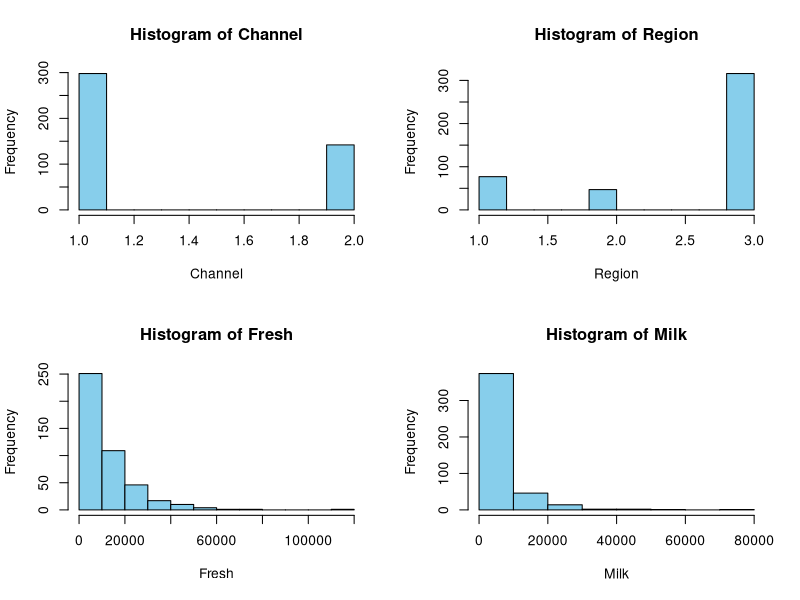
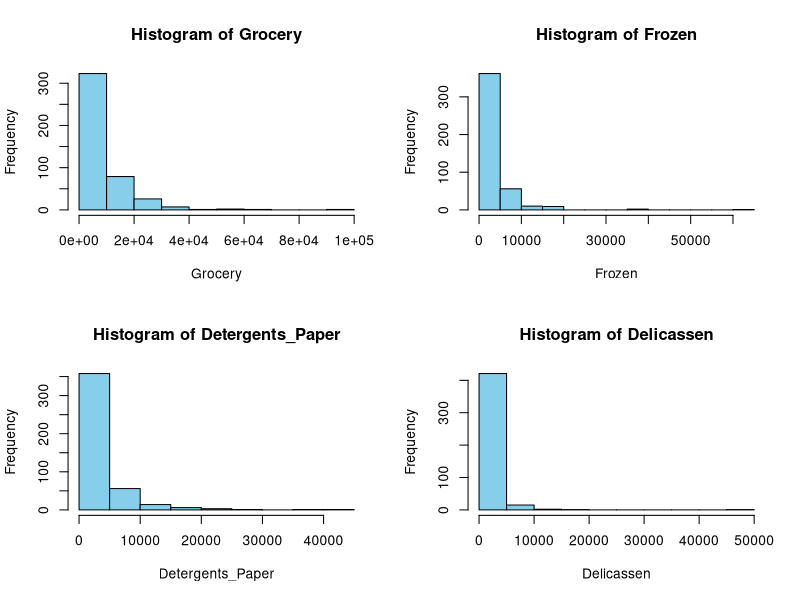
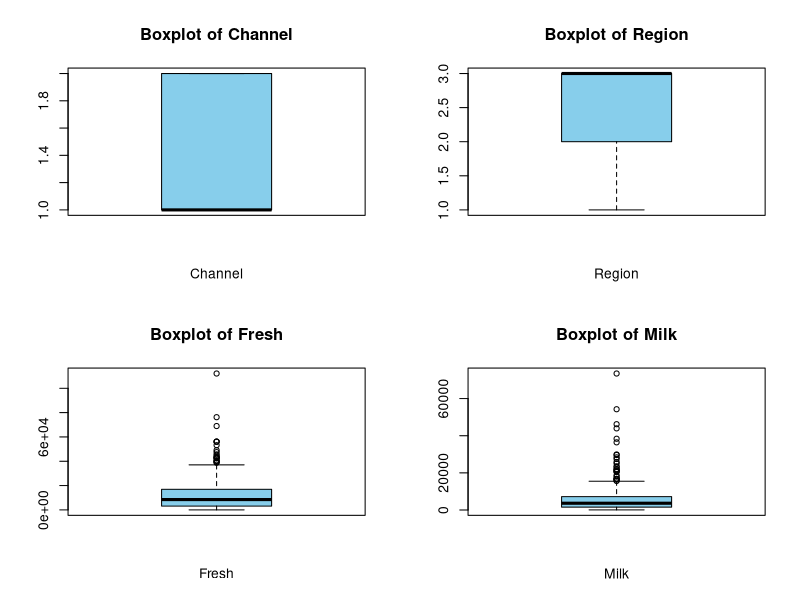
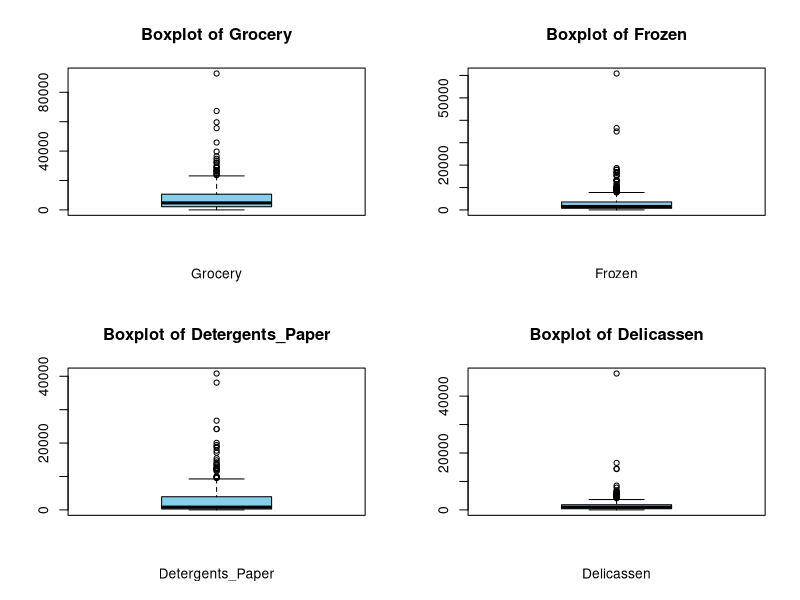
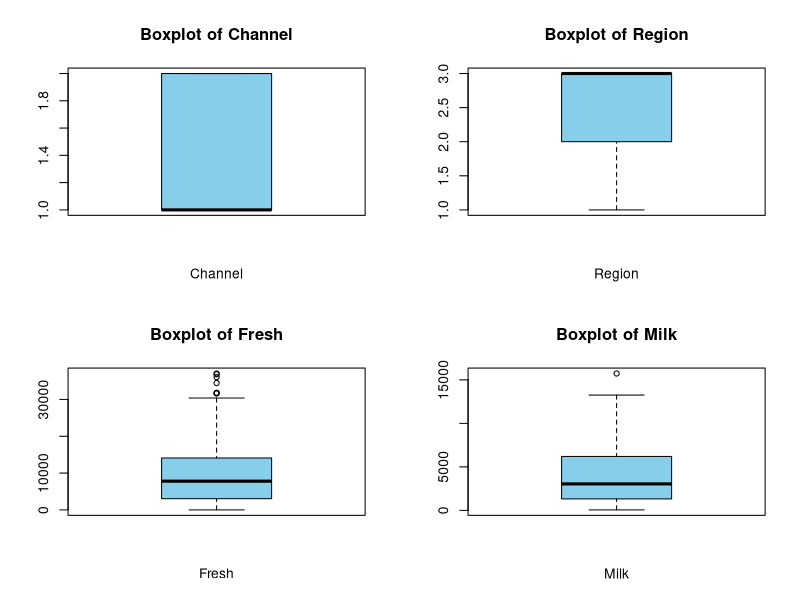
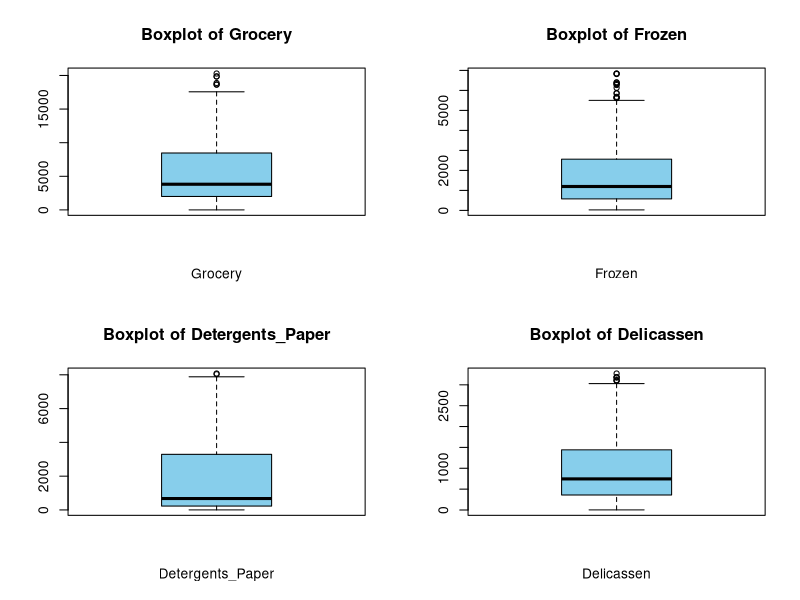
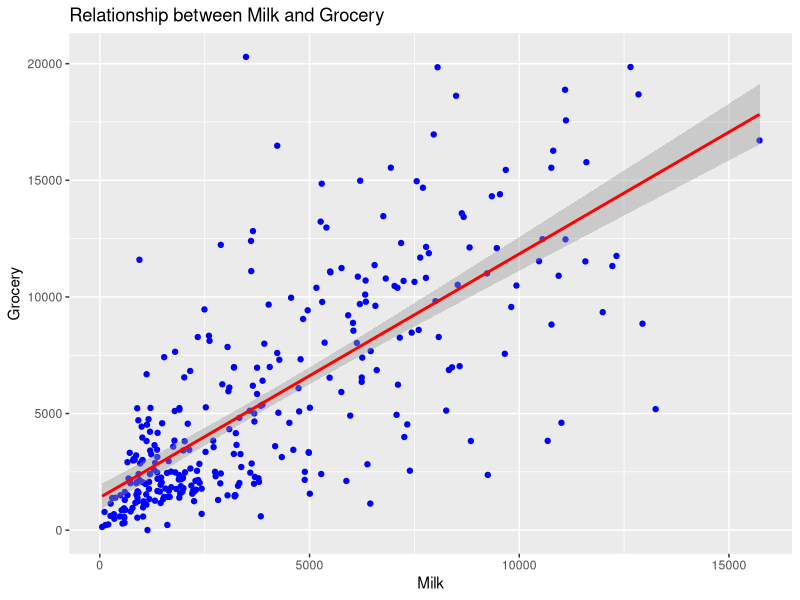
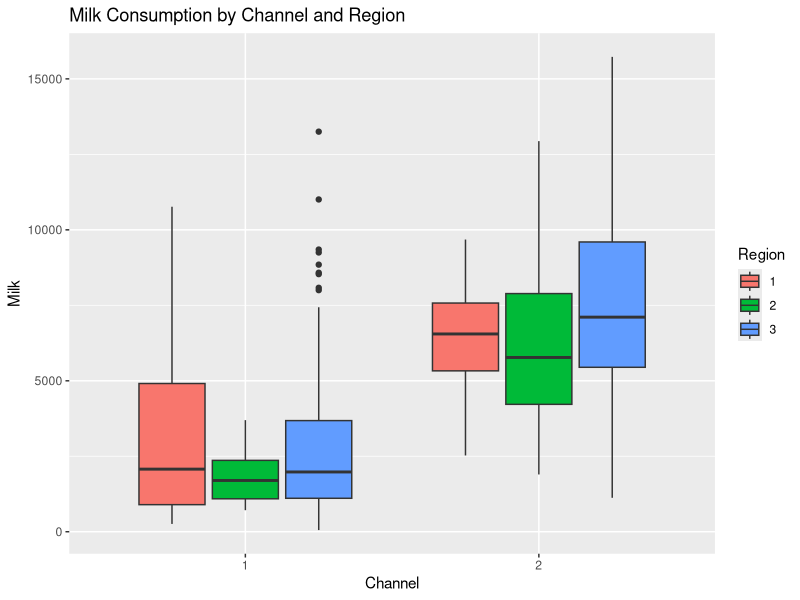

Write R code to recreate these figures, in order.

# setting the working directory
setwd("C:/Users/STUDENTS/Documents/EMMANUEL NSUBUGA")

      
# importing the neccessary libraries  
library(tidyverse)
library(tidyr)
library(tidyselect)
library(ggplot2)
library(data.table)
library(readxl)
library(readr)
library(psych)
library(writexl)


  
## A. Transform the dataset to by handling any anomalies [10 Marks].

## B. Save the transformed dataset both as an R dataframe and as an excel file labelled "Q12". [5 Marks]

## C. Explore the above dataframe and highlight key descriptive statistics about only four of the variables. [15 Marks]

## D. What is the relationship between two continuous variables? (Back this up with justifiable statistical results) [15 Marks]

## E. What is the relationship between two categorical and one continuous variable?  (Back this up with justifiable statistical results) [15 Marks]


### Answers

# A - using wholesale dataset ----

# reading the dataset ----

wholesale <- read_excel("Wholesale_customers_data.xls")

View(wholesale)

# checking for the columns of our datasets -----
names(wholesale)


## According to the structure of our dataset, all the columns are numerical

### Understanding the structure of my data set ----
## Shape of the data-----
dim(wholesale) 
#Rows -------> 440  columns --------> 8 ------


# structure of the dataset ----
str(wholesale)
glimpse(wholesale)


# visualizing our dataset to check for the distribution ----
# Function to plot histograms for numeric columns ----
Histogram <- function(wholesale) {
  numeric_cols <- names(wholesale)[sapply(wholesale, is.numeric)] 
  
  par(mfrow = c(2, 2)) 
  
  for (col in numeric_cols) {
    hist(wholesale[[col]], main = paste("Histogram of", col), 
         xlab = col, col = "skyblue", border = "black")
  }
  
  par(mfrow = c(1, 1))  
}

# Calling the function ----
Histogram(wholesale)

# Accoding to data distribution, we can see that the data is not normally distributed
# This implies that incase of any missing values, we cannot use mean to impute

## checking for missing values ----

missing_values <- sapply(wholesale, function(x) sum(is.na(x)))
missing_values 

# Basing on the results, we can see that there are no missing values 



# checking for outliers using boxplots

outlier_boxplot <- function(wholesale) {
  numeric_cols <- names(wholesale)[sapply(wholesale, is.numeric)] 
  
  par(mfrow = c(2, 2)) 
  
  for (col in numeric_cols) {
    boxplot(wholesale[[col]], main = paste("Boxplot of", col), 
         xlab = col, col = "skyblue", border = "black")
  }
  
  par(mfrow = c(1, 1))  
}

# Calling the function ----
outlier_boxplot(wholesale)


## Basing on the output, we notice that its only Channel and Region withon outliers
# this implies we can create  new dataframe use when removing outliers since Channel and Region are clean

## Dealing with the outliers ----

# Removing outliers 

remove_outliers <- function(wholesale, cols) {
  for (col in cols) {
    q1 <- quantile(wholesale[[col]], 0.25, na.rm = TRUE)
    q3 <- quantile(wholesale[[col]], 0.75, na.rm = TRUE)
    IQR <- q3 - q1
    lower_bound <- q1 - 1.5 * IQR
    upper_bound <- q3 + 1.5 * IQR
    wholesale <- wholesale[wholesale[[col]] >= lower_bound & wholesale[[col]] <= upper_bound, ]
  }
  return(wholesale)
}

# Apply to numeric columns
numeric_cols <- names(wholesale)[sapply(wholesale, is.numeric)]
wholesale_cleaned <- remove_outliers(wholesale, numeric_cols)


# ploting again to check for outliers

outlier_boxplot <- function(wholesale_cleaned) {
  numeric_cols <- names(wholesale_cleaned)[sapply(wholesale_cleaned, is.numeric)] 
  
  par(mfrow = c(2, 2)) 
  
  for (col in numeric_cols) {
    boxplot(wholesale_cleaned[[col]], main = paste("Boxplot of", col), 
            xlab = col, col = "skyblue", border = "black")
  }
  
  par(mfrow = c(1, 1))  
}

# Calling the function ----
outlier_boxplot(wholesale_cleaned)








# B. Save Transformed Dataset -----
# Save as R Dataframe
save(wholesale_cleaned, file = "Q12.RData")

# Save as Excel File
write_xlsx(wholesale_cleaned, "Q12.xlsx")


# C. Descriptive Statistics for 4 Variables ------
selected_vars <- wholesale_cleaned %>% 
  select(Fresh, Milk, Grocery, Detergents_Paper)

# Summary of descriptive statistics ----

describe(selected_vars$Fresh)
### vars   n    mean      sd median trimmed     mad min   max range skew kurtosis     se
### X1    1 318 9718.17 8200.12 7801.5 8676.46 7504.92   3 37036 37033 1.05     0.63 459.84


describe(selected_vars$Milk)
### vars   n    mean     sd median trimmed    mad min   max range skew kurtosis     se
## X1    1 318 3989.18 3260.6   3045 3560.89 2909.6  55 15729 15674 1.01     0.25 182.85

describe(selected_vars$Grocery)
# vars   n    mean      sd median trimmed     mad min   max range skew kurtosis     se
# X1    1 318 5563.68 4623.07 3815.5  4952.5 3529.33   3 20292 20289 1.07     0.34 259.25

describe(selected_vars$Detergents_Paper)
# vars   n   mean      sd median trimmed    mad min  max range skew kurtosis     se
# X1    1 318 1840.6 2206.61    675 1450.23 861.39   3 8077  8074 1.24     0.31 123.74


descriptive_summary <- describe(selected_vars) %>% 
  view()




## summary of the selected variables

summary(wholesale_cleaned$Fresh)
### Min. 1st Qu.  Median    Mean 3rd Qu.    Max. 
### 3    3044    7802    9718   14085   37036 



summary(wholesale_cleaned$Milk)

### Min. 1st Qu.  Median    Mean 3rd Qu.    Max. 
### 55    1330    3045    3989    6188   15729 


summary(wholesale_cleaned$Grocery)

### Min. 1st Qu.  Median    Mean 3rd Qu.    Max. 
##  3    2002    3816    5564    8436   20292 


summary(wholesale_cleaned$Detergents_Paper)
### Min. 1st Qu.  Median    Mean 3rd Qu.    Max. 
### 3.0   228.8   675.0  1840.6  3273.0  8077.0 


summary(selected_vars)

## Fresh            Milk          Grocery      Detergents_Paper
## Min.   :    3   Min.   :   55   Min.   :    3   Min.   :   3.0  
## 1st Qu.: 3044   1st Qu.: 1330   1st Qu.: 2002   1st Qu.: 228.8  
## Median : 7802   Median : 3045   Median : 3816   Median : 675.0  
## Mean   : 9718   Mean   : 3989   Mean   : 5564   Mean   :1840.6  
## 3rd Qu.:14085   3rd Qu.: 6188   3rd Qu.: 8436   3rd Qu.:3273.0  
## Max.   :37036   Max.   :15729   Max.   :20292   Max.   :8077.0  





# D. Relationship between Two Continuous Variables (Milk vs Grocery) -----
cor_test <- cor.test(wholesale_cleaned$Milk, wholesale_cleaned$Grocery)
print(cor_test)  # 0.7368725- this implies that the relationship between Milk and Grocery is high

# Visualization -----
ggplot(wholesale_cleaned, aes(x = Milk, y = Grocery)) +
  geom_point(color = "blue") +
  geom_smooth(method = "lm", color = "red") +
  ggtitle("Relationship between Milk and Grocery")  ## According to the output, the line of bestfit is has a strong positive correlation



# E. Relationship between Two Categorical and One Continuous Variable ----

# Based on the dataset, we can see that Region and channel ore ordinal data which can be convertedto categorical 
# Create a categorical variable based on Region  and Channel
wholesale_cleaned$Channel <- as.factor(wholesale_cleaned$Channel)
wholesale_cleaned$Region <- as.factor(wholesale_cleaned$Region)

# Boxplot to visualize relationship
ggplot(wholesale_cleaned, aes(x = Channel, y = Milk, fill = Region)) +
  geom_boxplot() +
  ggtitle("Milk Consumption by Channel and Region")

# ANOVA Test
anova_test <- aov(Milk ~ Channel * Region, data = wholesale_cleaned)
summary(anova_test)









